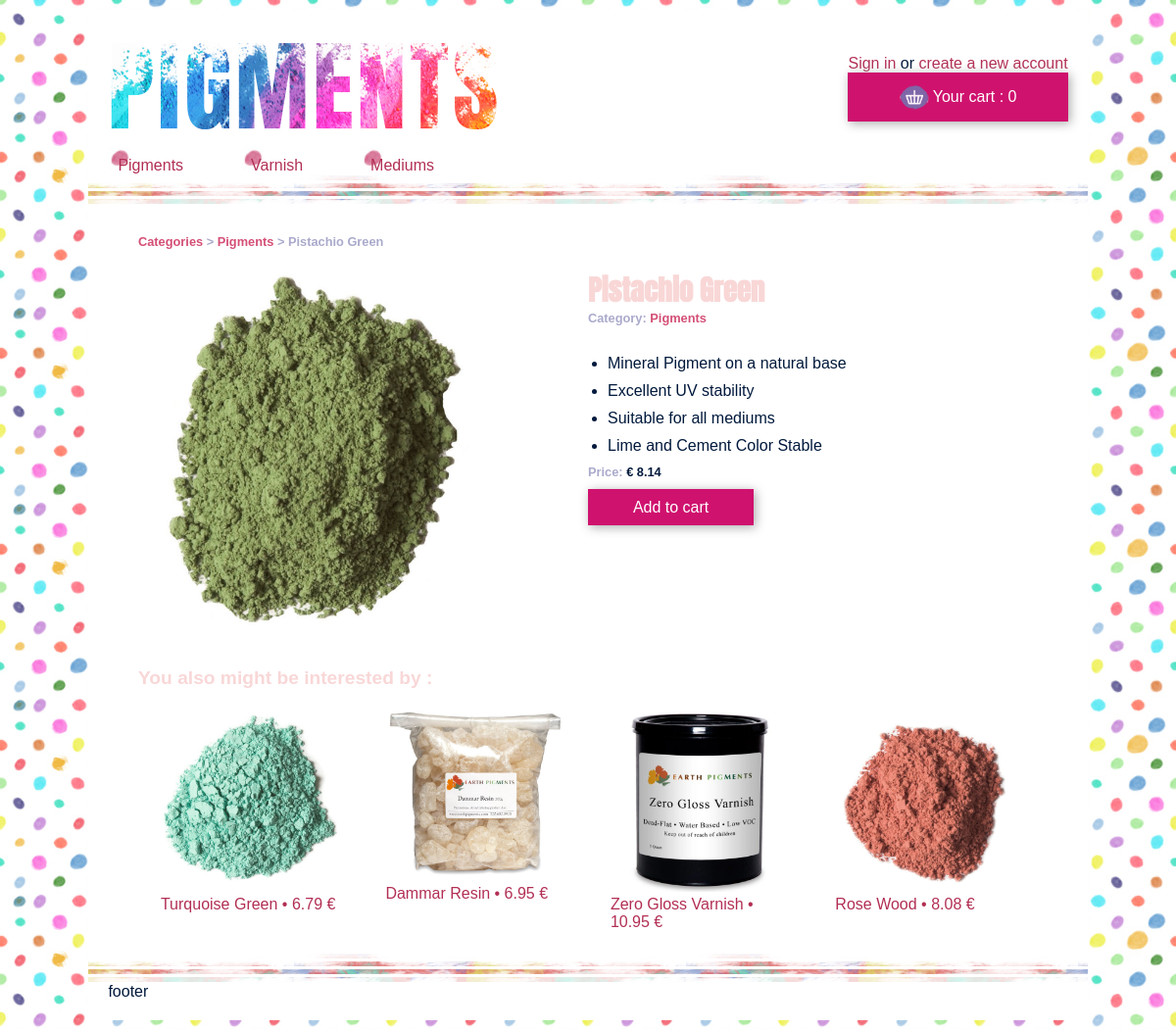
The app's page /index.php?ctrl=product&action=display&prod=10 with its own data.
### tables this page shows
CREATE TABLE IF NOT EXISTS `products` (
  `id` int(11) NOT NULL,
  `name` varchar(40) NOT NULL,
  `img_url` varchar(100) NOT NULL,
  `price` float NOT NULL,
  `description` text NOT NULL,
  `id_category` int(10) NOT NULL
);

### index.php (called while the page is built, shortened)
<?php
$conn=new Connection();
$db = $conn->get_connection();
if (
	( isset($_GET['ctrl']) && !empty($_GET['ctrl']) ) &&
	( isset($_GET['action']) && !empty($_GET['action']) )
) {
    $ctrl = $_GET['ctrl'];
    $action = $_GET['action'];
}
else {
    $ctrl = 'category';
    $action = 'display';
}
$ctrl = $ctrl . 'Controller';
$controller = $ctrl::getInstance($db);
$controller->$action();

### model/ProductManager.php (called while the page is built, shortened)
<?php
class ProductManager {
	private $db;
	public function __construct($db){
		$this->db=$db;
	}
	public function findAll(){
		$req="SELECT * from products";
		$search = $this->db->query($req);
		$found = $search -> fetchAll();
		return $found;
	}
}

### model/Product.php (called while the page is built, shortened)
<?php
class Product{
	private $id;
	private $name;
	private $img_url;
	private $price;
	private $description;
	private $id_category;
	private $category;
	public function getId(){
		return $this->id;
	}
	public function getName(){
		return $this->name;
	}
	public function getUrl(){
		return $this->img_url;
	}
	public function getPrice(){
		return $this->price;
	}
	public function getDescription(){
		$description = explode("|", $this->description);
		return $description;
	}
	public function getIdCategory(){
		return $this->id_category;
	}
	public function getCategory(){
		return $this->category;
	}
}

### view/showProduct.php (the view, shortened to what this page needs)
<p class="smallFont"><a href="index.php">Categories</a> > <a href="index.php?ctrl=category&action=displayOne&cat=<?echo $prod->getIdCategory();?>"><?echo $prod->getCategory();?></a> > <?echo $prod->getName();?></p>
<div id="showProduct">
	<img src="img/<? echo $prod->getUrl(); ?>" alt="<? echo $prod->getName(); ?>" />
	<div id="infoProduct">
		<h2><? echo $prod->getName(); ?></h2>
		<p class="smallFont">
			Category:
			<a href="index.php?ctrl=category&action=displayOne&cat=<? echo $prod->getIdCategory(); ?>"/><? echo $prod->getCategory(); ?></a>
		</p>
		<ul>
			<?foreach($prod->getDescription() as $li){?>
				<li><? echo $li;?></li>
			<?}?>
		</ul>
		<p class="smallFont">Price: <span>€ <? echo $prod->getPrice(); ?> </span></p>
		<p><a class="button" href="index.php?ctrl=product&action=addToCart&prod=<? echo $prod->getId(); ?>">Add to cart</a></p>
	</div>
</div>
<div id="seeAlso">
	<h3>You also might be interested by :</h3>
	<ul>
	<?foreach($random as $prod){?>
		<li class="smallProd">
			<div>
				<a href="index.php?ctrl=product&action=display&prod=<?echo $prod->getId();?>" />
					<img src="img/<?echo $prod->getUrl();?>" alt="<?echo $prod->getName();?>" />
					<div class="label_prod">
						<p><?echo $prod->getName();?> •
						<span><?echo $prod->getPrice();?> €</span></p>
					</div>
			</div>
		</li>
	<?}?>
	</ul>
</div>

### css/styles.css (style rules this page uses)
* { margin:0; padding:0; border:none; }
html { font-family:Arial, sans-serif; box-sizing:border-box; }
body { background-image:url('../img/fd.jpg'); color:#00193c; }
h1, h2, h3 { font-family: 'Anton', sans-serif; color:#f9d7d7; font-size:1.8em; }
li { list-style-type:none; }
.smallFont { font-size:0.8em; font-weight:bold; color:#aac; }
.smallFont a { color:#d44f76; }
a { text-decoration:none; color:#b22f54; }
input[type='submit'],#cart,.button { background-color:#CF126E; color:#fff; padding:10px 10%; box-shadow:2px 2px 10px #aaa; cursor:pointer; -webkit-transition: background-color 1s; transition: background-color 1s; }
.smallProd { float:left; width:20%; margin:2.5%; }
.smallProd img { width:100%; }
#showProduct { display:flex; justify-content:space-between; padding:20px 0; }
#showProduct img { width:40%; }
#infoProduct { width:50%; }
#infoProduct .smallFont { padding-bottom:20px; }
#infoProduct .smallFont span { color:#00193c; }
#infoProduct li { list-style-type:disc; margin:10px 0; margin-left:20px; }
#seeAlso { clear:left; padding-top:20px; }
#seeAlso h3 { font-family:arial, sans-serif; font-size:1.2em; }

### records on screen
products: name "Pistachio Green", img_url (picture), description "Mineral Pigment on a natural base", description "Excellent UV stability", description "Suitable for all mediums", description "Lime and Cement Color Stable", price "8.14"
products: img_url (picture), name "Turquoise Green", price "6.79"
products: img_url (picture), name "Dammar Resin", price "6.95"
products: img_url (picture), name "Zero Gloss Varnish", price "10.95"
products: img_url (picture), name "Rose Wood", price "8.08"

### other values on screen
$cart "0"
$prod->getCategory() "Pigments"
